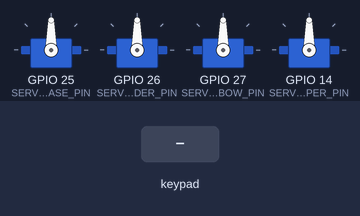
Recording of a sketch running on a simulated ESP32. Parts: 4 × servo. The test bench sets the inputs (shaded band).

Above: at 1.2 s.
1.3 s: key 'U' pressed
At 3.0 s:
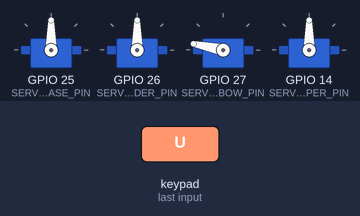
4.0 s: key 'L' pressed
At 6.1 s:
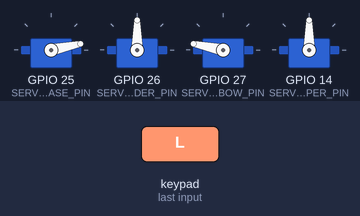
6.7 s: key 'D' pressed
At 9.1 s:
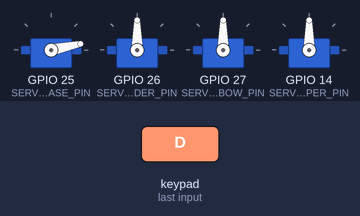
9.4 s: key 'R' pressed
At 9.85 s:
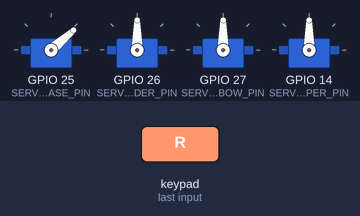
12.4 s: key 'X' pressed
At 14.8 s:
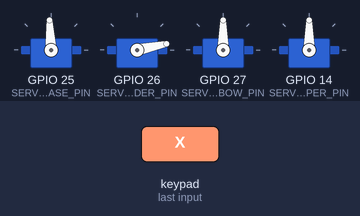
15.1 s: key 'O' pressed
At 16.8 s:
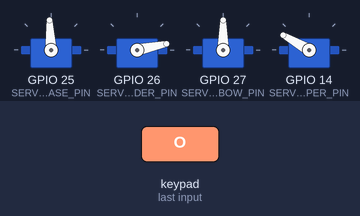
Timing chart, 0 to 18.3 s (numbered marks = the images above; inputs shaded):
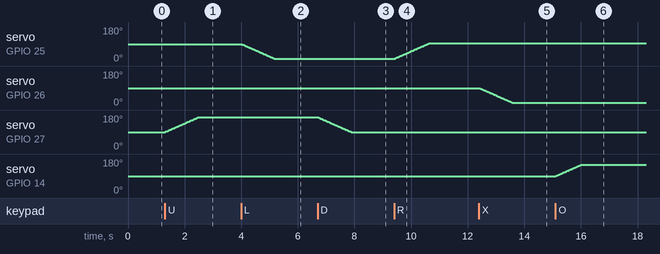

The sketch:

ESP32_Bluetooth_RobotArm.ino
```cpp
/*
 * =============================================
 *   ESP32 – Robot Arm 4 DOF via Bluetooth (Dabble)
 *   Kontrol: Dabble GamePad (tanpa motor)
 *
 *   Mapping tombol:
 *     DPad Kiri    → Base  kiri
 *     DPad Kanan   → Base  kanan
 *     Segitiga     → Bahu  naik
 *     X (Cross)    → Bahu  turun
 *     DPad Atas    → Siku  naik  (panjang)
 *     DPad Bawah→ Siku  turun (pendek)
 *     Kotak        → Capit buka
 *     Bulat        → Capit tutup
 *
 *   Smooth movement: target-based interpolasi,
 *   servo bergerak bertahap menuju posisi target.
 * =============================================
 */

#define CUSTOM_SETTINGS
#define INCLUDE_GAMEPAD_MODULE
#include <DabbleESP32.h>
#include <ESP32Servo.h>

// =============================================
//   PIN SERVO (GPIO yang aman di ESP32)
// =============================================
#define SERVO_BASE_PIN      25   // Base  – putar kiri/kanan
#define SERVO_SHOULDER_PIN  26   // Bahu  – naik/turun
#define SERVO_ELBOW_PIN     27   // Siku  – panjang/pendek
#define SERVO_GRIPPER_PIN   14   // Capit – buka/tutup

// =============================================
//   PARAMETER SERVO
// =============================================
#define SERVO_MIN        0
#define SERVO_MAX        180
#define GRIPPER_OPEN     30
#define GRIPPER_CLOSE    150

// Langkah target per iterasi (derajat) – kontrol kecepatan respons input
#define INPUT_STEP       3

// Langkah interpolasi per tick (derajat) – kontrol kehalusan gerakan
#define SMOOTH_STEP      1

// Interval update servo (ms)
#define SERVO_INTERVAL   15

// =============================================
//   OBJEK SERVO
// =============================================
Servo servoBase;
Servo servoShoulder;
Servo servoElbow;
Servo servoGripper;

// =============================================
//   STATE SERVO
//   current* = posisi fisik servo saat ini
//   target*  = posisi tujuan (diubah oleh input)
// =============================================
int currentBase     = 90,  targetBase     = 90;
int currentShoulder = 90,  targetShoulder = 90;
int currentElbow    = 90,  targetElbow    = 90;
int currentGripper  = 90,  targetGripper  = 90;

unsigned long lastServoUpdate = 0;

// =============================================
//   FUNGSI BANTU
// =============================================

// Batasi nilai dalam rentang [lo, hi]
inline int clamp(int val, int lo, int hi) {
  return val < lo ? lo : (val > hi ? hi : val);
}

// Gerakkan 'current' satu langkah menuju 'target'
inline int stepToward(int current, int target, int step) {
  if (current < target) return min(current + step, target);
  if (current > target) return max(current - step, target);
  return current;
}

// Tulis posisi terkini ke semua servo
void writeServos() {
  servoBase.write(currentBase);
  servoShoulder.write(currentShoulder);
  servoElbow.write(currentElbow);
  servoGripper.write(currentGripper);
}

// =============================================
//   BACA INPUT DAN UBAH TARGET
// =============================================
void handleInput() {
  // Base – DPad Kiri / Kanan
  if (GamePad.isLeftPressed())   targetBase = clamp(targetBase - INPUT_STEP, SERVO_MIN, SERVO_MAX);
  if (GamePad.isRightPressed()) targetBase = clamp(targetBase + INPUT_STEP, SERVO_MIN, SERVO_MAX);

  // Bahu – Segitiga naik / X turun
  if (GamePad.isTrianglePressed()) targetShoulder = clamp(targetShoulder + INPUT_STEP, SERVO_MIN, SERVO_MAX);
  if (GamePad.isCrossPressed())    targetShoulder = clamp(targetShoulder - INPUT_STEP, SERVO_MIN, SERVO_MAX);

  // Siku – DPad Atas naik / DPad Bawah turun
  if (GamePad.isUpPressed())  targetElbow = clamp(targetElbow + INPUT_STEP, SERVO_MIN, SERVO_MAX);
  if (GamePad.isDownPressed()) targetElbow = clamp(targetElbow - INPUT_STEP, SERVO_MIN, SERVO_MAX);

  // Capit – Kotak buka / Bulat tutup
  if (GamePad.isSquarePressed()) targetGripper = clamp(targetGripper - INPUT_STEP, GRIPPER_OPEN,  GRIPPER_CLOSE);
  if (GamePad.isCirclePressed()) targetGripper = clamp(targetGripper + INPUT_STEP, GRIPPER_OPEN,  GRIPPER_CLOSE);
}

// =============================================
//   INTERPOLASI HALUS MENUJU TARGET
// =============================================
void smoothUpdate() {
  currentBase     = stepToward(currentBase,     targetBase,     SMOOTH_STEP);
  currentShoulder = stepToward(currentShoulder, targetShoulder, SMOOTH_STEP);
  currentElbow    = stepToward(currentElbow,    targetElbow,    SMOOTH_STEP);
  currentGripper  = stepToward(currentGripper,  targetGripper,  SMOOTH_STEP);
  writeServos();
}

// =============================================
//   INISIALISASI SERVO
// =============================================
void setupServos() {
  ESP32PWM::allocateTimer(0);
  ESP32PWM::allocateTimer(1);
  ESP32PWM::allocateTimer(2);
  ESP32PWM::allocateTimer(3);

  servoBase.setPeriodHertz(50);
  servoShoulder.setPeriodHertz(50);
  servoElbow.setPeriodHertz(50);
  servoGripper.setPeriodHertz(50);

  servoBase.attach(SERVO_BASE_PIN,      500, 2400);
  servoShoulder.attach(SERVO_SHOULDER_PIN, 500, 2400);
  servoElbow.attach(SERVO_ELBOW_PIN,    500, 2400);
  servoGripper.attach(SERVO_GRIPPER_PIN, 500, 2400);

  writeServos(); // posisi awal
}

// =============================================
//   SETUP
// =============================================
void setup() {
  setupServos();
  Dabble.begin("RobotArm_ESP32");
}

// =============================================
//   LOOP
// =============================================
void loop() {
  Dabble.processInput();

  unsigned long now = millis();
  if (now - lastServoUpdate >= SERVO_INTERVAL) {
    lastServoUpdate = now;
    handleInput();   // baca tombol → ubah target
    smoothUpdate();  // geser current → target secara bertahap
  }
}
```

Measured:
- after the input at 1.3 s, servo on GPIO 27 (SERVO_ELBOW_PIN): moves from 90° to 168° over 1.2 s, starting at once
- after the input at 4.0 s, servo on GPIO 25 (SERVO_BASE_PIN): moves from 90° to 12° over 1.2 s, starting at once
- after the input at 6.7 s, servo on GPIO 27 (SERVO_ELBOW_PIN): moves from 168° to 90° over 1.2 s, starting at once
- after the input at 9.4 s, servo on GPIO 25 (SERVO_BASE_PIN): moves from 12° to 93° over 1.2 s, starting at once
- after the input at 12.4 s, servo on GPIO 26 (SERVO_SHOULDER_PIN): moves from 90° to 12° over 1.2 s, starting at once
- after the input at 15.1 s, servo on GPIO 14 (SERVO_GRIPPER_PIN): moves from 90° to 150° over 0.90 s, starting at once
